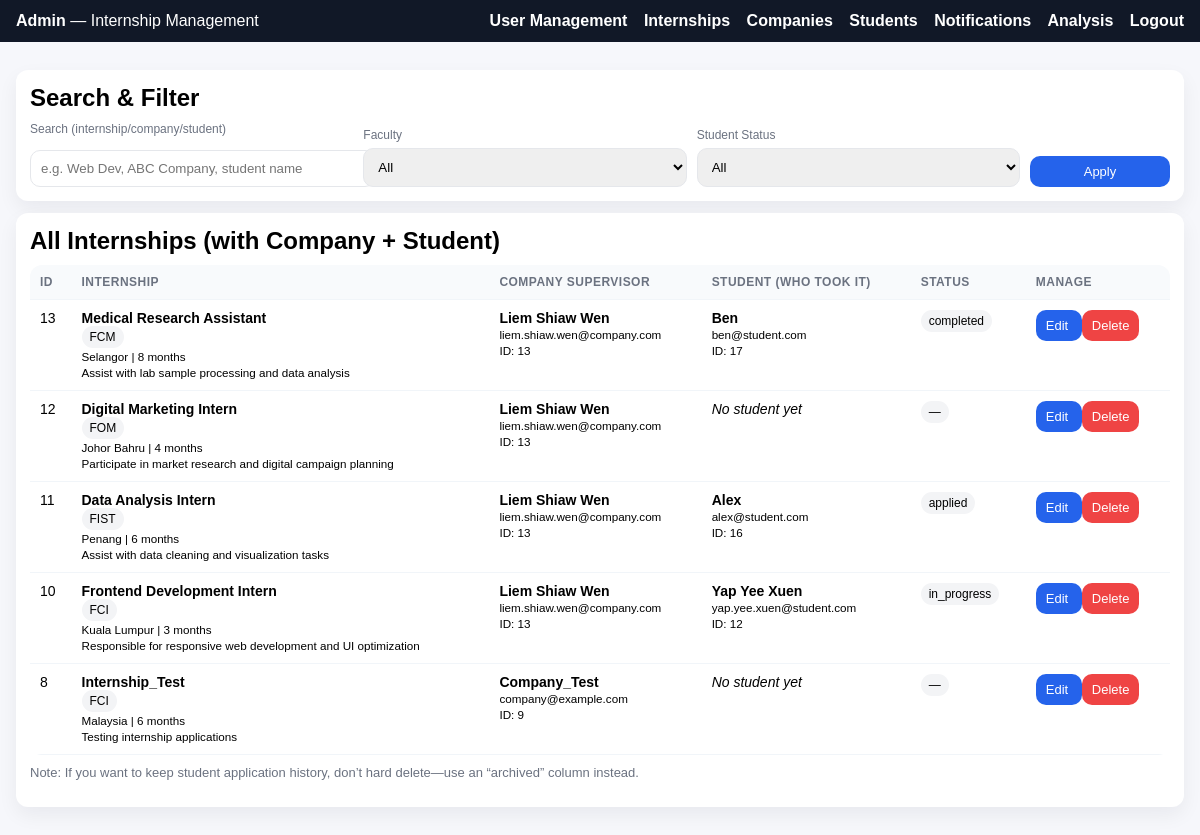
Screenshot of /dashboard/admin_internships.php (signed in) with the database file from the repository.
### tables this page shows
CREATE TABLE `student_internships` (
  `id` int(11) NOT NULL,
  `student_id` int(11) NOT NULL,
  `internship_id` int(11) NOT NULL,
  `status` enum('applied','approved','rejected','in_progress','completed') DEFAULT 'applied',
  `accepted_at` timestamp NOT NULL DEFAULT current_timestamp(),
  `evaluation_score` int(11) DEFAULT NULL,
  `evaluation_comment` text DEFAULT NULL,
  `academic_score` int(11) DEFAULT NULL,
  `academic_comment` text DEFAULT NULL
);

CREATE TABLE `internships` (
  `id` int(11) NOT NULL,
  `company_id` int(11) NOT NULL,
  `title` varchar(100) NOT NULL,
  `description` text NOT NULL,
  `location` varchar(100) DEFAULT NULL,
  `duration` varchar(50) DEFAULT NULL,
  `created_at` timestamp NOT NULL DEFAULT current_timestamp(),
  `faculty` enum('FCI','FCM','FIST','FOM') NOT NULL
);

CREATE TABLE `users` (
  `id` int(11) NOT NULL,
  `name` varchar(100) NOT NULL,
  `email` varchar(100) NOT NULL,
  `password` varchar(255) NOT NULL,
  `role` enum('student','company','academic','admin') NOT NULL,
  `created_at` timestamp NOT NULL DEFAULT current_timestamp(),
  `academic_supervisor_id` int(11) DEFAULT NULL,
  `faculty` enum('FCI','FCM','FIST','FOM') DEFAULT NULL
);

### dashboard/admin_internships.php (the view, shortened to what this page needs)
<?php
include("../config/db.php");
$q = trim($_GET['q'] ?? '');
$sql = "
SELECT
    i.id,
    i.title,
    i.description,
    i.location,
    i.duration,
    i.faculty,
    c.id AS company_id,
    c.name AS company_name,
    c.email AS company_email,
    si.student_id,
    s.name AS student_name,
    s.email AS student_email,
    si.status AS student_status
FROM internships i
JOIN users c ON i.company_id = c.id
LEFT JOIN student_internships si ON si.internship_id = i.id
LEFT JOIN users s ON si.student_id = s.id
WHERE 1=1
";
$sql .= " ORDER BY i.id DESC, si.status ASC";
$stmt = $conn->prepare($sql);
$stmt->execute();
$result = $stmt->get_result();
?>
<!DOCTYPE html>
<html>
<head>
    <link rel="stylesheet" href="../assets/dashboard.css">
</head>
<body>
<div class="navbar">
    <div><b>Admin</b> — Internship Management</div>
    <div>
        <a href="admin.php">User Management</a>
        <a href="admin_internships.php">Internships</a>
        <a href="admin_companies.php">Companies</a>
        <a href="admin_students.php">Students</a>
        <a href="admin_notifications.php">Notifications</a>
        <a href="admin_analysis.php"><b>Analysis</b></a>
        <a href="../auth/logout.php">Logout</a>
    </div>
</div>
<div class="container">
    <div class="card">
        <h2 style="margin:0 0 10px;">Search & Filter</h2>
        <form method="GET" class="row">
            <div>
                <label>Search (internship/company/student)</label>
                <input type="text" name="q" value="<?= htmlspecialchars($q) ?>" placeholder="e.g. Web Dev, ABC Company, student name">
            </div>
            <div>
                <label>Faculty</label>
                <select name="faculty">
                    <option value="">All</option>
                </select>
            </div>
            <div>
                <label>Student Status</label>
                <select name="status">
                    <option value="">All</option>
                </select>
            </div>
            <div style="flex:0; min-width:140px;">
                <button class="btn btn-blue" type="submit" style="width:100%;">Apply</button>
            </div>
        </form>
    </div>
    <div class="card">
        <h2 style="margin:0 0 10px;">All Internships (with Company + Student)</h2>
        <table>
            <tr>
                <th>ID</th>
                <th>Internship</th>
                <th>Company Supervisor</th>
                <th>Student (who took it)</th>
                <th>Status</th>
                <th>Manage</th>
            </tr>
            <?php while ($row = $result->fetch_assoc()): ?>
                <tr>
                    <td><?= (int)$row['id'] ?></td>
                    <td>
                        <b><?= htmlspecialchars($row['title']) ?></b><br>
                        <span class="tag"><?= htmlspecialchars($row['faculty'] ?? '') ?></span><br>
                        <?php if (!empty($row['location']) || !empty($row['duration'])): ?>
                            <small><?= htmlspecialchars($row['location'] ?? '') ?><?= (!empty($row['location']) && !empty($row['duration'])) ? " | " : "" ?><?= htmlspecialchars($row['duration'] ?? '') ?></small><br>
                        <?php endif; ?>
                        <small><?= nl2br(htmlspecialchars($row['description'] ?? '')) ?></small>
                    </td>
                    <td>
                        <b><?= htmlspecialchars($row['company_name']) ?></b><br>
                        <small><?= htmlspecialchars($row['company_email'] ?? '') ?></small><br>
                        <small>ID: <?= (int)$row['company_id'] ?></small>
                    </td>
                    <td>
                        <?php if ($row['student_id']): ?>
                            <b><?= htmlspecialchars($row['student_name']) ?></b><br>
                            <small><?= htmlspecialchars($row['student_email'] ?? '') ?></small><br>
                            <small>ID: <?= (int)$row['student_id'] ?></small>
                        <?php else: ?>
                            <i>No student yet</i>
                        <?php endif; ?>
                    </td>
                    <td>
                        <?php if ($row['student_status']): ?>
                            <span class="tag"><?= htmlspecialchars($row['student_status']) ?></span>
                        <?php else: ?>
                            <span class="tag">—</span>
                        <?php endif; ?>
                    </td>
                    <td>
                        <a class="btn btn-blue" style="text-decoration:none;"
                           href="admin_internship_edit.php?id=<?= (int)$row['id'] ?>">
                            Edit
                        </a>
                        <form method="POST" action="admin_internship_delete.php" style="display:inline;">
                            <button class="btn btn-red"
                                    onclick="return confirm('Delete internship #<?= (int)$row['id'] ?>? This will also affect student applications linked to it.');">
                                Delete
                            </button>
                        </form>
                    </td>
                </tr>
            <?php endwhile; ?>
        </table>
        <p style="margin-top:10px; color:#6b7280; font-size:13px;">
            Note: If you want to keep student application history, don’t hard delete—use an “archived” column instead.
        </p>
    </div>
</div>
</body>
</html>

### assets/dashboard.css (style rules this page uses)
body { margin: 0; font-family: Arial, sans-serif; background: #f4f6f9; }
.navbar { background: #4e73df; padding: 15px 30px; color: white; display: flex; justify-content: space-between; }
.navbar a { color: white; text-decoration: none; font-weight: bold; margin-left: 15px; }
.container { padding: 30px; }
.card { background: white; padding: 20px; border-radius: 8px; margin-bottom: 20px; box-shadow: 0 2px 8px rgba(0,0,0,0.1); }
input, textarea { width: 100%; padding: 8px; margin-top: 8px; }

### dashboard/admin_internships.php (style rules this page uses)
body { background:#f6f7fb; font-family: Arial, sans-serif; margin:0; }
.navbar { background:#111827; color:#fff; padding:12px 16px; display:flex; justify-content:space-between; align-items:center; }
.navbar a { color:#fff; text-decoration:none; margin-left:12px; }
.container { padding:16px; max-width:1200px; margin:0 auto; }
.card { background:#fff; border-radius:12px; padding:14px; margin:12px 0; box-shadow:0 8px 20px rgba(17,24,39,0.06); }
.row { display:flex; gap:10px; flex-wrap:wrap; align-items:end; }
.row > div { flex:1; min-width:220px; }
label { font-size:12px; color:#6b7280; display:block; margin-bottom:6px; }
input, select { width:100%; padding:10px; border:1px solid #e5e7eb; border-radius:10px; }
table { width:100%; border-collapse:separate; border-spacing:0; background:#fff; border-radius:12px; overflow:hidden; }
th, td { padding:10px; border-bottom:1px solid #f1f5f9; text-align:left; font-size:14px; vertical-align:top; }
th { background:#f8fafc; font-size:12px; color:#6b7280; text-transform:uppercase; letter-spacing:0.04em; }
.btn { padding:8px 10px; border:none; border-radius:10px; color:#fff; cursor:pointer; font-size:13px; }
.btn-blue { background:#2563eb; }
.btn-red { background:#ef4444; }
.tag { display:inline-block; padding:4px 8px; border-radius:999px; font-size:12px; background:#f3f4f6; }

### rows the page displays
student_internships: internship "13", internship.title "Medical Research Assistant", internship.faculty "FCM", internship.location "Selangor", internship.duration "8 months", internship.description "Assist with lab sample processing and data analysis", users.name "Liem Shiaw Wen", users.email "liem.shiaw.wen@company.com", users.id "13", student.name "Ben", student.email "ben@student.com", student "17", status "completed"
internships: id "12", title "Digital Marketing Intern", faculty "FOM", location "Johor Bahru", duration "4 months", description "Participate in market research and digital campaign planning", company.name "Liem Shiaw Wen", company.email "liem.shiaw.wen@company.com", company "13", shows "No student yet"
student_internships: internship "11", internship.title "Data Analysis Intern", internship.faculty "FIST", internship.location "Penang", internship.duration "6 months", internship.description "Assist with data cleaning and visualization tasks", users.name "Liem Shiaw Wen", users.email "liem.shiaw.wen@company.com", users.id "13", student.name "Alex", student.email "alex@student.com", student "16", status "applied"
student_internships: internship "10", internship.title "Frontend Development Intern", internship.faculty "FCI", internship.location "Kuala Lumpur", internship.duration "3 months", internship.description "Responsible for responsive web development and UI optimization", users.name "Liem Shiaw Wen", users.email "liem.shiaw.wen@company.com", users.id "13", student.name "Yap Yee Xuen", student.email "yap.yee.xuen@student.com", student "12", status "in_progress"
internships: id "8", title "Internship_Test", faculty "FCI", location "Malaysia", duration "6 months", description "Testing internship applications", company.name "Company_Test", company.email "company@example.com", company "9", shows "No student yet"
